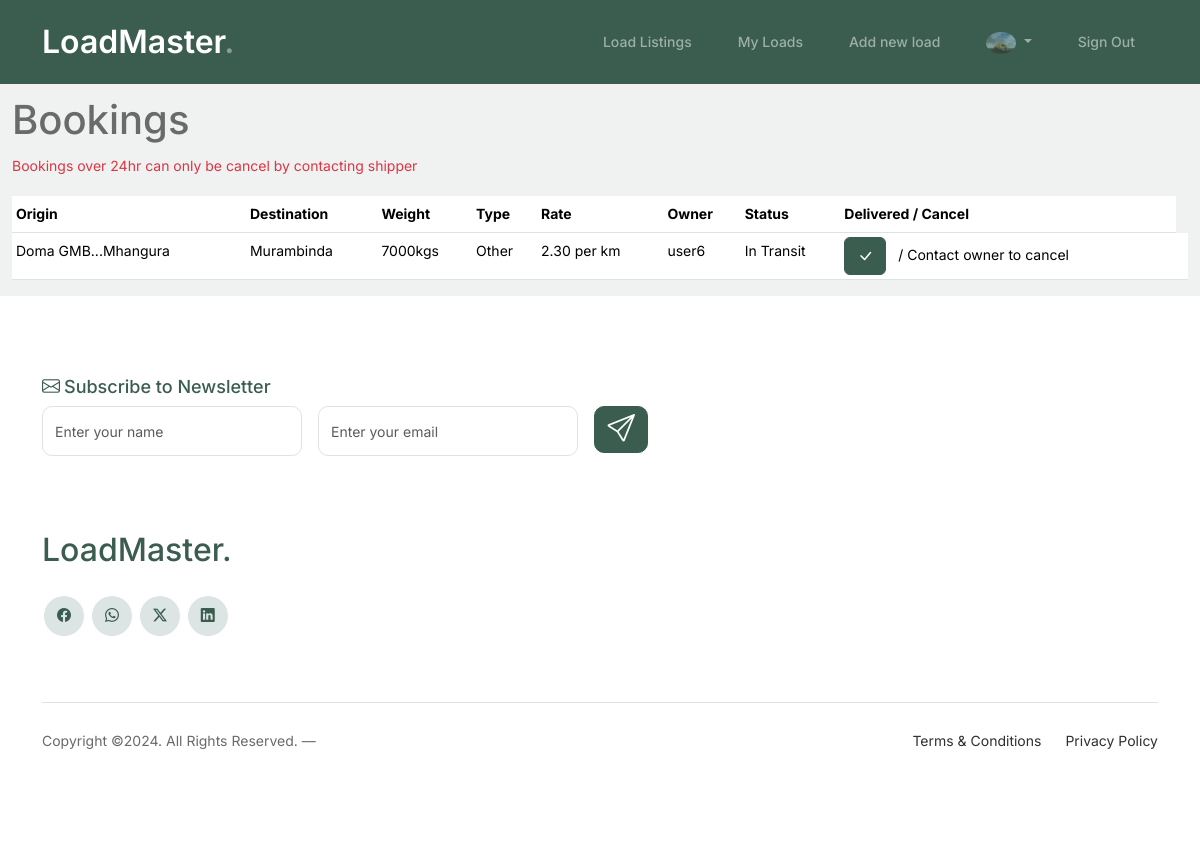
Page /loads/gilbert/bookings (signed in) on the earlier database version.
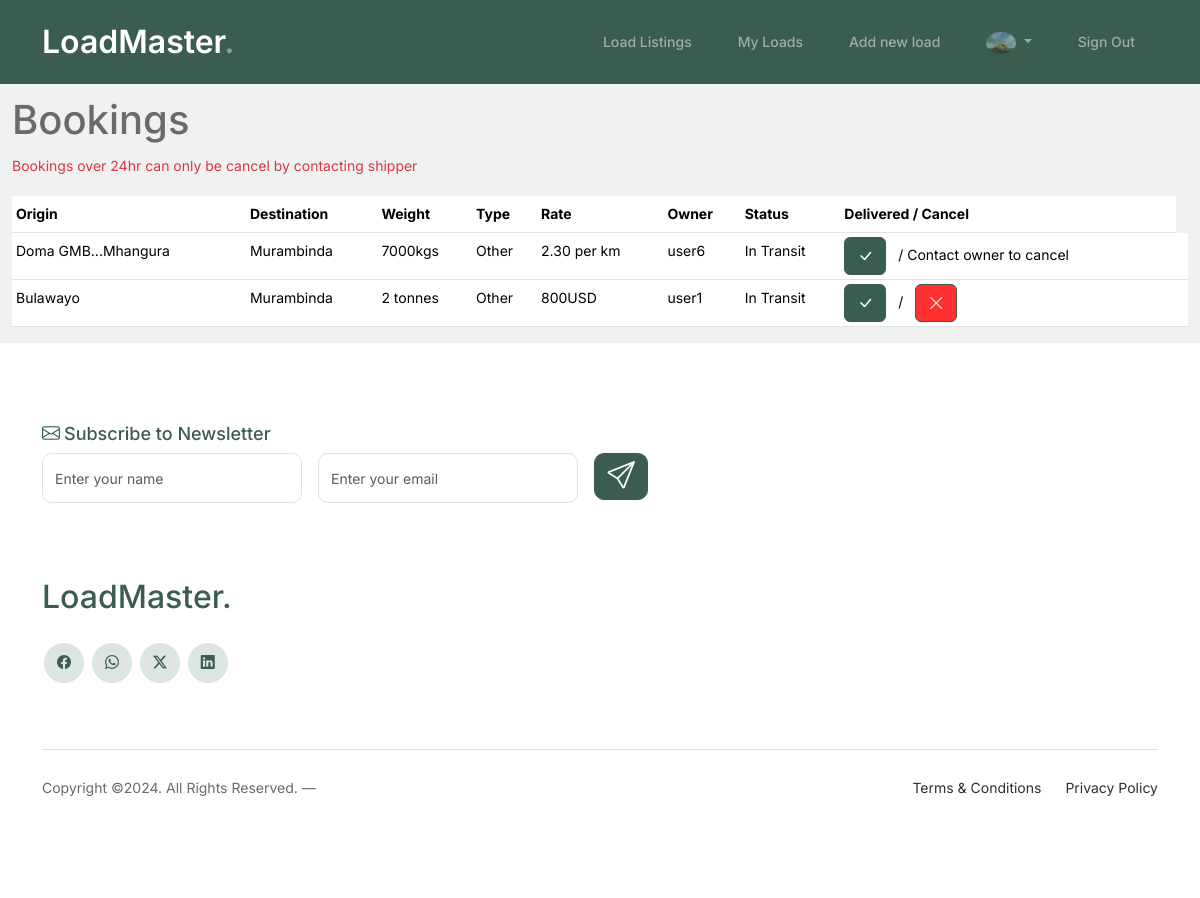
Same page on the later database version.
### loads/models.py (models this page shows, shortened)
class LoadStatus(models.Model):
    class Status(models.TextChoices):
        AVAILABLE = "A", ("Available")
        IN_TRANSIT = "I", ("In Transit")
        DELIVERED = "D", ("Delivered")
    load = models.OneToOneField(Load, on_delete=models.CASCADE)
    status = models.CharField(max_length=1, choices=Status.choices, default=Status.AVAILABLE)
    transporter = models.ForeignKey(Profile, on_delete=models.CASCADE)
    updated = models.DateTimeField(auto_now=True)
    def pub_within_24(self):
        return timezone.now() - self.updated <=  datetime.timedelta(hours=24)

class Load(models.Model):
    class Type (models.TextChoices):
        REFEER = "R", ("Reefer")
        FLATBED = "F", ("Flatbed")
        SIDE_CURTAIN = "S", ("Side Curtain")
        OTHER = "O", ("Other")
        VAN = "V", ("Van")
    origin = models.ForeignKey(Location, related_name='outgoing', on_delete=models.CASCADE)
    destination = models.ForeignKey(Location, related_name='incoming', on_delete=models.CASCADE)
    type = models.CharField(max_length=1, choices=Type.choices, default=Type.FLATBED)
    owner = models.ForeignKey(Profile, on_delete=models.CASCADE)
    weight = models.CharField(max_length=20)
    rate = models.CharField(max_length=20)
    created = models.DateTimeField(auto_now_add=True)
    updated = models.DateTimeField(auto_now=True)
    class Meta:
        ordering = ["-created"]

class Location(models.Model):
    address_1 = models.CharField(max_length=200, null=True, blank=True)
    address_2 = models.CharField(max_length=200, null=True, blank=True)
    city = models.CharField(max_length=200)
    country = models.CharField(max_length=100, default='Zimbabwe')
    def __str__(self):
        if self.address_1:
            return f"{self.address_1[:17]}...{self.city}"
        return f"{self.city}"

### main/models.py (models this page shows, shortened)
class Profile(models.Model):
    user = models.OneToOneField(User, on_delete=models.CASCADE, related_name='profile')
    organisation = models.CharField(max_length=50)
    phone_regex = RegexValidator(regex=r'^\+?1?\d{9,15}$', message="Phone number must be entered in the format: '+999999999'. Up to 15 digits allowed.")
    phone_number = models.CharField(validators=[phone_regex], max_length=17)
    email = models.EmailField(max_length=254)
    image = models.ImageField(default='profile_pics/default.png', upload_to='profile_pics')
    created = models.DateTimeField(auto_now_add=True)

class User(AbstractUser):
    pass

### loads/views.py (the view)
# urls.py: path('<str:user>/bookings', views.my_bookings, name='bookings'),
@login_required
def my_bookings(request, user):
    bookings = LoadStatus.objects.filter(transporter__user__username=user, status="I")
    return render(request, 'loads/my_bookings.html', {'bookings': bookings})

### loads/templates/loads/my_bookings.html (shortened to what this page needs)
{% extends "account/base_entrance.html" %}
{% load i18n %}
{% load static %}
{% load allauth account %}
{% block content %}
<div class="py-5"></div>
<div class="container-fluid">
    <h1>Bookings</h1>
    <p class="text-danger">Bookings over 24hr can only be cancel by contacting shipper</p>
    {% if bookings %}
    <div class="table-responsive">
        <table class="table table-sm">
          <thead class="line bg-green">
            <tr>
              <th scope="col">Origin</th>
              <th scope="col">Destination</th>
              <th scope="col">Weight</th>
              <th scope="col">Type</th>
              <th scope="col">Rate</th>
              <th scope="col">Owner</th>
              <th scope="col">Status</th>
              <th scope="col">Delivered / Cancel </th>
            </tr>
        </thead>
        <tbody>
            {% for booking in bookings %}
           <tr class="table-row cursor-auto">
                <td class="text-truncate">{{ booking.load.origin }}</td>
                <td class="text-truncate">{{ booking.load.destination }}</td>
                <td class="text-truncate">{{ booking.load.weight }}</td>
                <td class="text-truncate">{{ booking.load.get_type_display }}</td>
                <td class="text-truncate">{{ booking.load.rate }}</td>
                <td class="text-truncate">{{ booking.load.owner.user }}</td>
                <td class="text-truncate">{{ booking.get_status_display }}</td>
                <td class="text-truncate">
                    <a href="{% url 'loads:mark_delivered' booking.transporter.id %}" class="bi bi-check-lg btn btn-primary me-2"></a> /
                    {% if booking.pub_within_24 %}
                    <a href="{% url 'loads:cancel_booking' booking.load.id %}" class="ms-2 btn btn-danger bi bi-x-lg"></a>
                      {% else %}
                      <span>Contact owner to cancel</span>
                    {% endif %}
                <td>
            </tr>
            {% endfor %}
          </tbody>
        </table>
      </div>
      {% else %}
      <p class="text-center fs-3">You have no loads postings </p>
      <a href="{% url 'loads:loads' %}" class="text-center d-block fs-4"><i class="bi bi-arrow-counterclockwise text-success"></i></a>
      {% endif %}
    </div>
{% endblock content %}

Differences in the rows shown:
added LoadStatus: load.origin "Bulawayo", load.destination "Murambinda", load.weight "2 tonnes", load.type "Other", load.rate "800USD", load.owner.user "user1", status "In Transit"
